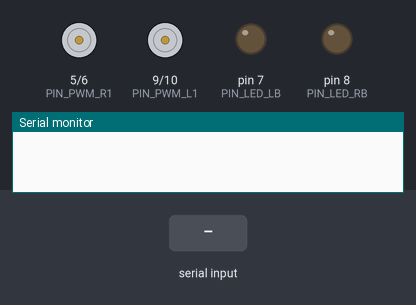
This sketch was run on a simulated Arduino Nano, built with avr-gcc and run on an emulated ATmega328P. On the bench: motor-driver pin pairs drawn as motors (green arrow = first pin HIGH = forward, orange = second pin HIGH = backward, longer = more drive), output pins drawn as LEDs (lit = HIGH), the last lines printed to the serial monitor. Inputs (shaded band) come from the test bench.

Above: at 1.2 s.
1.3 s: "R" received over Serial
At 2.0 s:
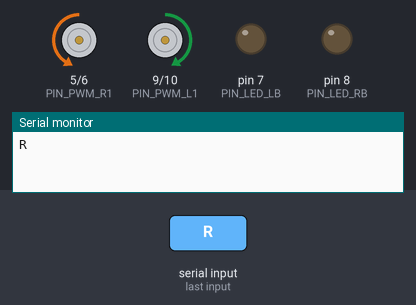
2.8 s: "F" received over Serial
At 3.1 s:
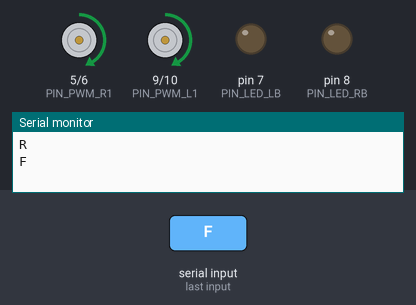
4.3 s: "L" received over Serial
At 5.5 s:
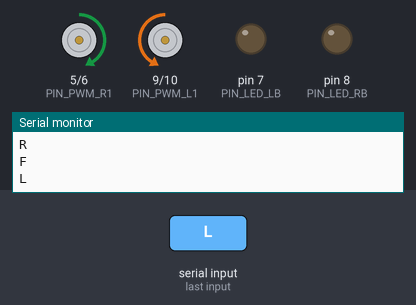
Timing chart, 0 to 7.3 s (numbered marks = the images above; inputs shaded):
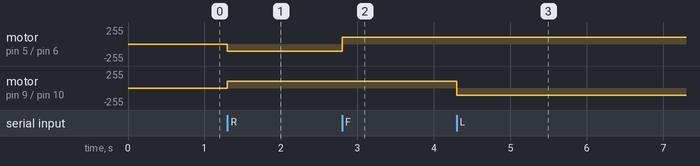

Measured:
- after the input at 1.3 s, motor on pin 5 (PIN_PWM_R1) / pin 6 (PIN_PWM_R2): stopped → backward 105/255 at once; motor on pin 9 (PIN_PWM_L1) / pin 10 (PIN_PWM_L2): stopped → forward 105/255 at once
- after the input at 2.8 s, motor on pin 5 (PIN_PWM_R1) / pin 6 (PIN_PWM_R2): backward 105/255 → forward 105/255 at once
- after the input at 4.3 s, motor on pin 9 (PIN_PWM_L1) / pin 10 (PIN_PWM_L2): forward 105/255 → backward 105/255 at once

The sketch:

OpenBot.ino
```cpp
#define DIY 0
#define PCB_V1 1
#define PCB_V2 2
//#include <PinChangeInterrupt.h>
#define OPENBOT PCB_V2

#if (OPENBOT == DIY)
#define PIN_PWM_L1 5
#define PIN_PWM_L2 6
#define PIN_PWM_R1 9
#define PIN_PWM_R2 10
#define PIN_SPEED_L 2
#define PIN_SPEED_R 3
#define PIN_VIN A7
#define PIN_TRIGGER 12
#define PIN_ECHO 11
#define PIN_LED_LB 4
#define PIN_LED_RB 7
#elif (OPENBOT == PCB_V1)
#define PIN_PWM_L1 9
#define PIN_PWM_L2 10
#define PIN_PWM_R1 5
#define PIN_PWM_R2 6
#define PIN_SPEED_L 2
#define PIN_SPEED_R 4
#define PIN_VIN A7
#define PIN_TRIGGER 3
#define PIN_ECHO 3
#define PIN_LED_LB 7
#define PIN_LED_RB 8
#elif (OPENBOT == PCB_V2)
#define PIN_PWM_L1 9
#define PIN_PWM_L2 10
#define PIN_PWM_R1 5
#define PIN_PWM_R2 6
#define PIN_SPEED_L 2
#define PIN_SPEED_R 3
#define PIN_VIN A7
#define PIN_TRIGGER 4
#define PIN_ECHO 4
#define PIN_LED_LB 7
#define PIN_LED_RB 8
#endif
char input;
#define WAITTIME 0.1
//#define SLEEP_FOR(sec) for(int __i = 0; __i < (sec); __i++) delay(1000)
#define SLEEP_FOR(sec) (void)0
#define SPEED 105

void setup()
{
  Serial.begin(9600);
  pinMode(PIN_PWM_L1, OUTPUT);
  pinMode(PIN_PWM_L2, OUTPUT);
  pinMode(PIN_PWM_R1, OUTPUT);
  pinMode(PIN_PWM_R2, OUTPUT);
  pinMode(PIN_LED_LB, OUTPUT);
  pinMode(PIN_LED_RB, OUTPUT);

}

void loop()
{


  if (Serial.available()) {
    input = Serial.read();
    Serial.println(input);

    if (input == 'R') {
      analogWrite(PIN_PWM_L1, SPEED);
      analogWrite(PIN_PWM_L2, 0);
      analogWrite(PIN_PWM_R1, 0);
      analogWrite(PIN_PWM_R2, SPEED);

      SLEEP_FOR(WAITTIME);
    }
    else if (input == 'F'){
      analogWrite(PIN_PWM_L1, SPEED);
      analogWrite(PIN_PWM_L2, 0);
      analogWrite(PIN_PWM_R1, SPEED);
      analogWrite(PIN_PWM_R2, 0);
      SLEEP_FOR(WAITTIME);
    }
    else if (input == 'L') {
      analogWrite(PIN_PWM_L1, 0);
      analogWrite(PIN_PWM_L2, SPEED);
      analogWrite(PIN_PWM_R1, SPEED);
      analogWrite(PIN_PWM_R2, 0);
      SLEEP_FOR(WAITTIME);
    }

    //else{
    //  analogWrite(PIN_PWM_L1, SPEED);
    //  analogWrite(PIN_PWM_L2, 0);
    //  analogWrite(PIN_PWM_R1, 0);
    //  analogWrite(PIN_PWM_R2, 0);
    //  SLEEP_FOR(WAITTIME);
    //}

  }


}
```
